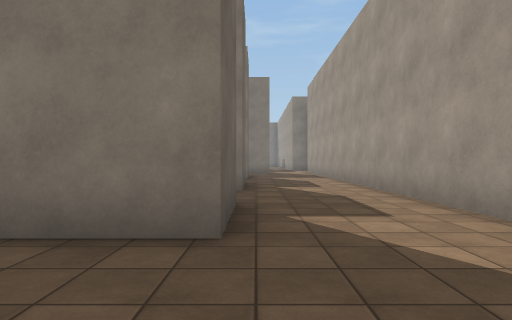
view 1 (above)

23 first-person views from a walk through a Unity game level. The camera is 1.3 m above the floor, looks level and sees 75° across. Doors are open. The floor is counted in squares, 2 m on a side. Each view is taken from the middle of a square. On the plan, view 1 faces up. The plan holds only what a view shows up to about 10 squares ahead; the rest is blank. The place goes on beyond the plan. The player character is not drawn. Some surface patterns are stand-ins.

view 2
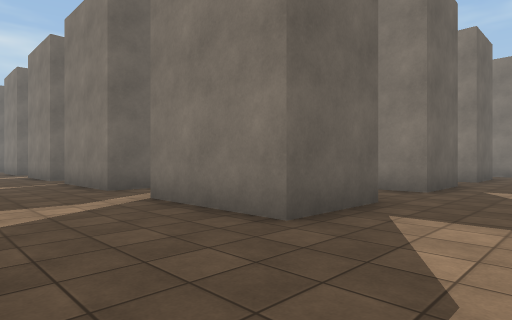

view 3
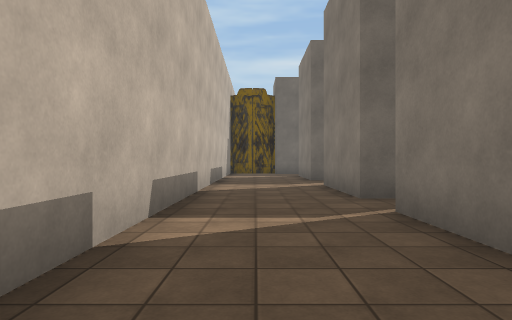

view 4
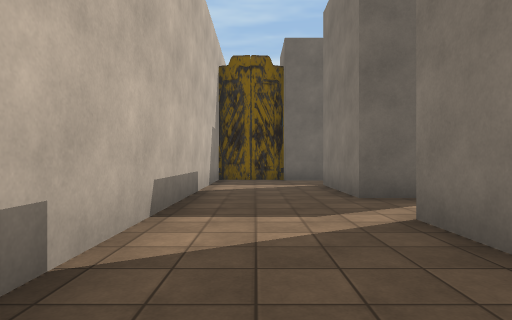

view 5
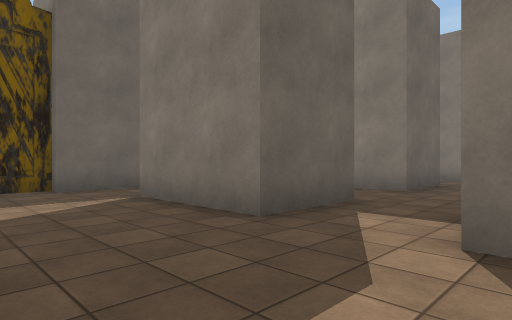

view 6
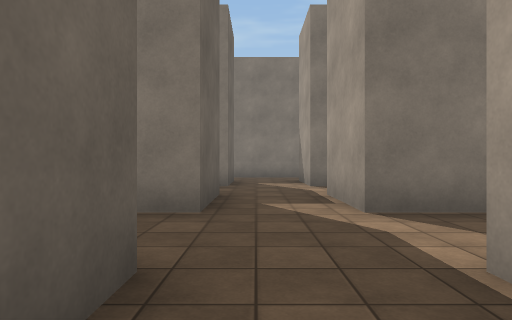

view 7
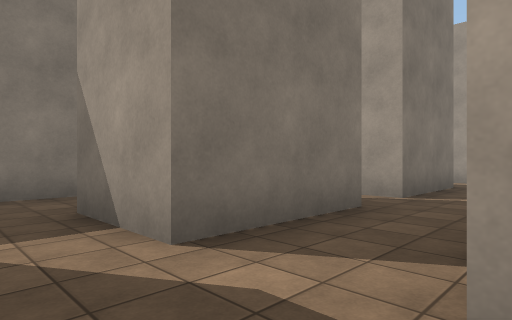

view 8
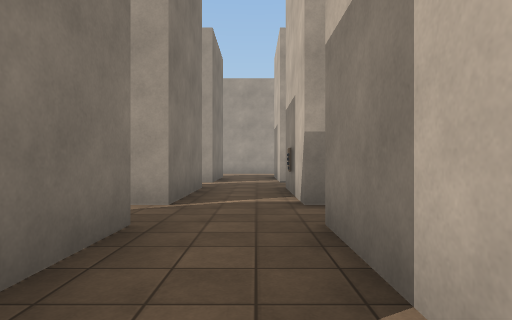

view 9
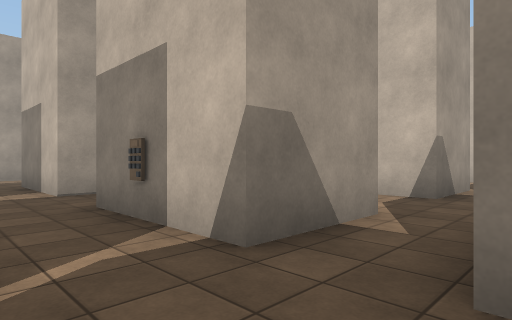

view 10
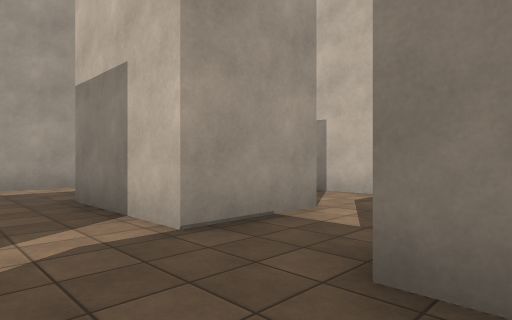

view 11
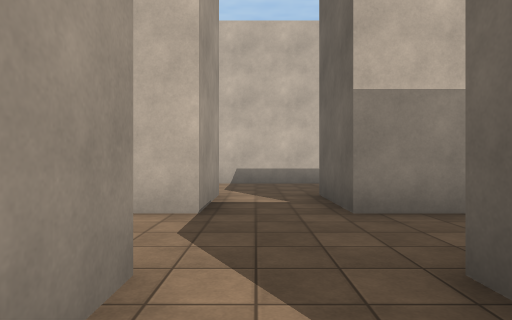

view 12
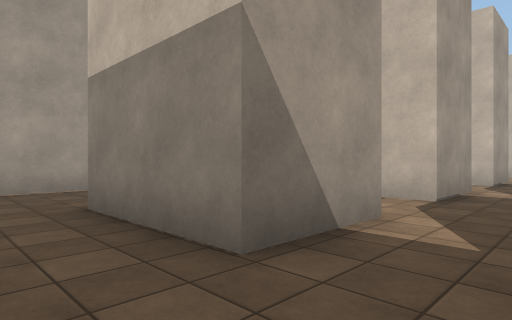

view 13
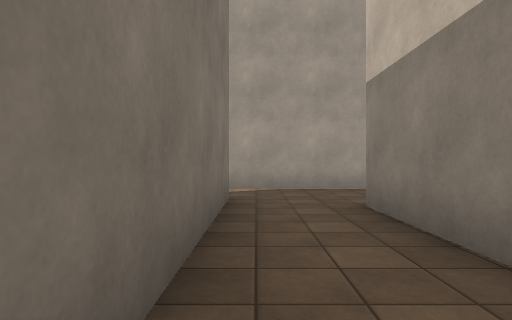

view 14
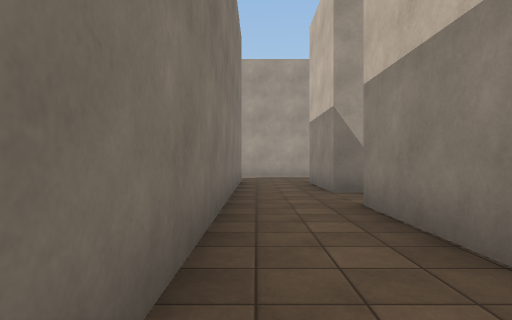

view 15
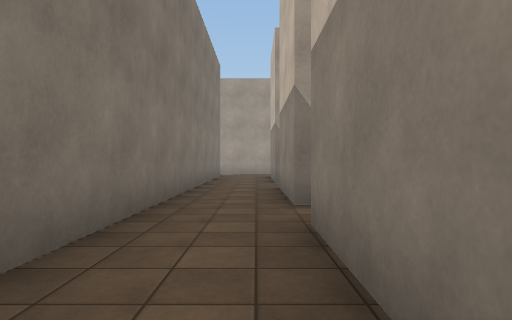

view 16
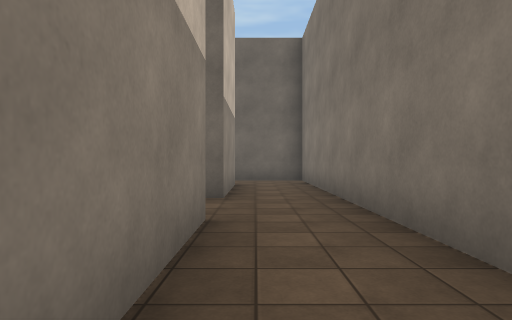

view 17
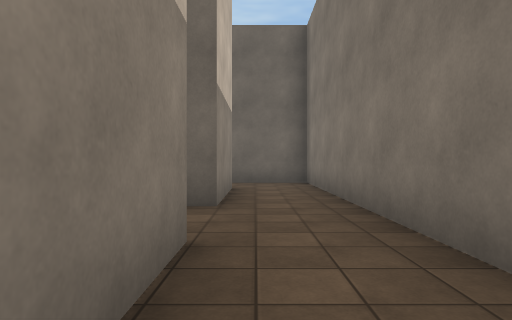

view 18
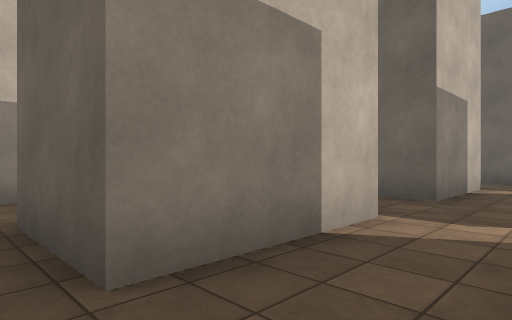

view 19
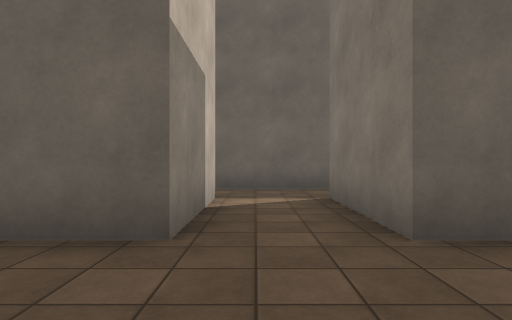

view 20
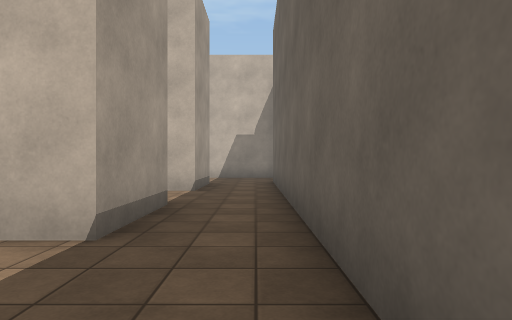

view 21
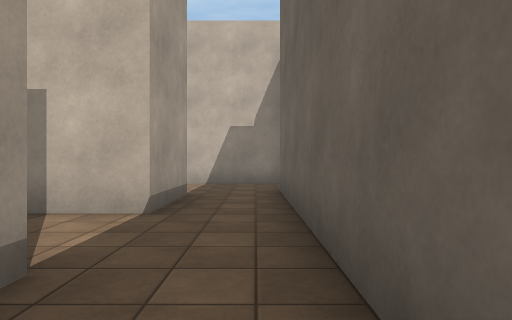

view 22
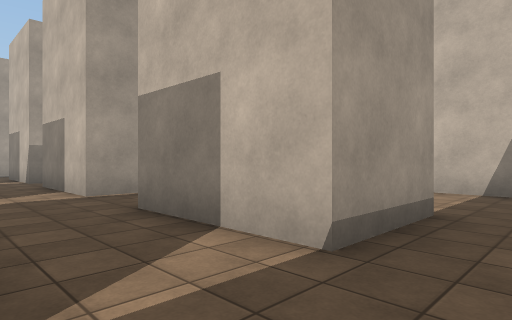

view 23
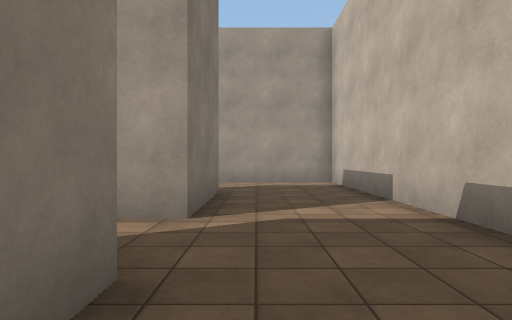

### Floor plan
Points are (right, up) in squares from view 1. A wall is a line through its corners. A room is listed if a view was taken in it or the views show most of it. See-through windows are left out.
Room 1 (views 1, 2, 3, 4, 5, 6, 7, 8, 9, 10, 12, 13, 14, 15, 16, 17, 18, 19, 20, 21, 22, 23)
walls: (-8.2, 9.3) (-7.5, 9.3); (-5.6, 9.3) (-5.1, 9.3); (-5.1, 11.3) (-8.2, 11.3) (-8.2, 13.4) (-5.1, 13.4); (-9.6, 11.3) (-12.7, 11.3) (-12.7, 13.4) (-9.6, 13.4); (-3.3, 9.3) (-0.3, 9.3) (-0.3, 7.1) (-1.4, 7.1); (-3.3, 11.2) (-3.3, 13.4) (-0.2, 13.4); (-5.2, 4.9) (-5.2, 2.8) (-8.2, 2.8) (-8.2, 4.9); (-12.7, 7.1) (-12.7, 9.3) (-9.6, 9.3); (-9.6, 3.4) (-9.6, 2.8) (-12.8, 2.8); (-0.3, 11.9) (-0.3, 11.3) (-0.9, 11.3); (-12.7, 3.9) (-12.7, 4.9); (-0.3, 5) (-0.3, 2.8) (-3.3, 2.8) (-3.3, 4.9) (-1.8, 4.9); (-14.7, 4.9) (-14.7, 2.8) (-17.7, 2.8) (-17.7, 4.9) (-14.7, 4.9); (0.5, 15.5) (-19.5, 15.5) (-19.5, 13.2); (2.7, 12.4) (2.7, 15.6); (-17.7, 7) (-17.7, 9.3) (-14.7, 9.3) (-14.7, 7.1) (-15.9, 7.1); (-17.5, 13.4) (-14.7, 13.4) (-14.7, 11.3) (-17.8, 11.3); (-19.5, 11.8) (-19.5, 1.9); (-19.9, 1.9) (-19.9, 1); (-19.8, -0.2) (2.7, -0.2) (2.7, 10)
ways out: opening at (-4, 10) to room 2; opening at (-3.5, 5.5) to room 2; opening at (-13, 6) to room 3; opening at (-9, 5) to room 3; opening at (-9, 10) to room 3; opening at (1.5, 16.5)
Room 2 (view 11)
walls: (-5.2, 7.5) (-5.2, 7); (-3.3, 7) (-3.3, 9.3); (-8.2, 4.9) (-5.2, 4.9)
ways out: opening at (-4, 10) to room 1; opening at (-3.5, 5.5) to room 1; opening at (-8, 6) to room 3
Room 3 (no view inside)
walls: (-8.2, 7.1) (-8.2, 9.3); (-11.1, 7.1) (-12.7, 7.1); (-9.6, 9.3) (-9.6, 7); (-12.7, 4.9) (-9.6, 4.9)
ways out: opening at (-13, 6) to room 1; opening at (-9, 5) to room 1; opening at (-9, 10) to room 1; opening at (-8, 6) to room 2

Where each view was taken, in squares from view 1:
view 1: 0 up, 0 right, facing up
view 2: 0 up, 2 right, facing up-left
view 3: 1 up, 4 left, facing left
view 4: 1 up, 9 left, facing left
view 5: 0 up, 12 left, facing up-left
view 6: 3 up, 14 left, facing up
view 7: 9 up, 14 left, facing up-right
view 8: 10 up, 13 left, facing right
view 9: 11 up, 10 left, facing down-right
view 10: 11 up, 6 left, facing down-right
view 11: 9 up, 4 left, facing down
view 12: 15 up, 5 left, facing down-right
view 13: 15 up, 5 left, facing right
view 14: 15 up, 10 left, facing right
view 15: 14 up, 13 left, facing right
view 16: 14 up, 9 left, facing left
view 17: 14 up, 10 left, facing left
view 18: 11 up, 9 left, facing down-left
view 19: 10 up, 12 left, facing left
view 20: 12 up, 19 left, facing down
view 21: 9 up, 19 left, facing down
view 22: 7 up, 19 left, facing down-right
view 23: 2 up, 7 left, facing right
